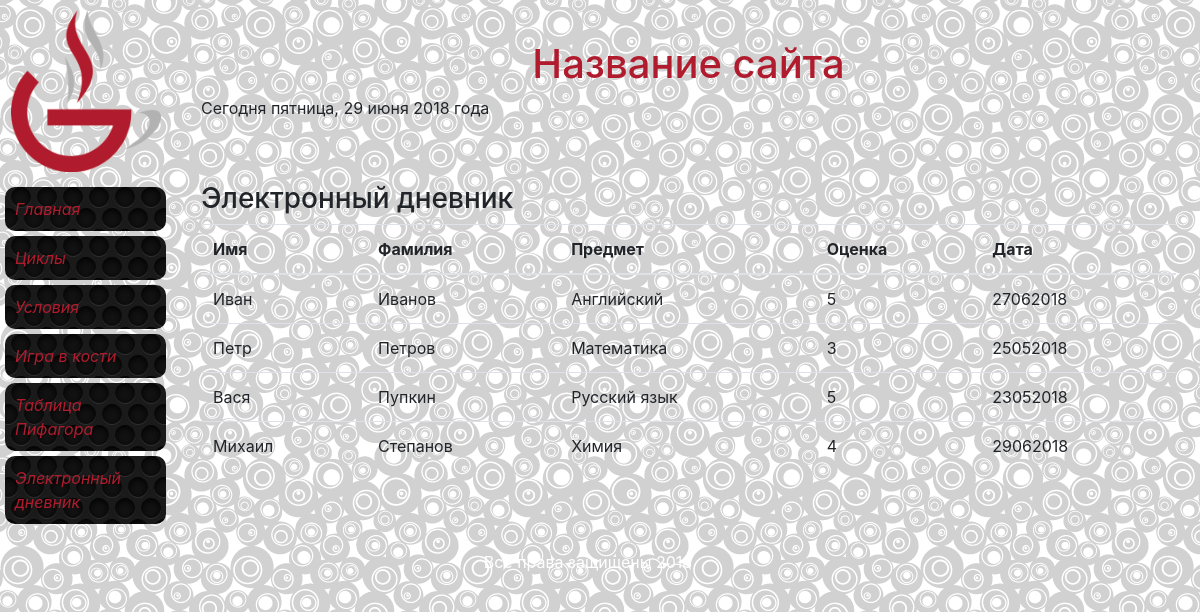
Page /dnevnik.php on the committed database.
### tables this page shows
CREATE TABLE `magazine` (
  `id` int(2) NOT NULL AUTO_INCREMENT,
  `name` varchar(255) NOT NULL,
  `surname` varchar(255) NOT NULL,
  `subject` varchar(255) NOT NULL,
  `mark` int(1) NOT NULL,
  `date` int(11) DEFAULT NULL,
  PRIMARY KEY (`id`)
);

### dnevnik.php (the view)
<?php
require_once "header.php";
require_once "body.php";
$names = dbConnect("SELECT * FROM magazine");
while ($row = mysqli_fetch_assoc($names))
{
    $name[] = $row;
}
?>
<h3>Электронный дневник</h3>
    <table class="table">
    <thead>
        <tr>
            <th scope="col">Имя</th>
            <th scope="col">Фамилия</th>
            <th scope="col">Предмет</th>
            <th scope="col">Оценка</th>
            <th scope="col">Дата</th>
        </tr>
    </thead>
    <tbody>
             <?php
            foreach ($name as $value)
            {
                echo "<tr>";
                echo "<td>{$value['name']}</td>";
                echo "<td>{$value['surname']}</td>";
                echo "<td>{$value['subject']}</td>";
                echo "<td>{$value['mark']}</td>";
                echo "<td>{$value['date']}</td>";
                echo "</tr>";
            }
           ?>
    </tbody>
    </table>
<?php
require_once "footer.php";

### header.php (shortened to what this page needs)
<!DOCTYPE html>
<html>
<head>
    <link rel="stylesheet" href="https://stackpath.bootstrapcdn.com/bootstrap/4.1.1/css/bootstrap.min.css">
    <link href="style/style.css" rel="stylesheet" />
</head>

### body.php
<?php require_once "lib/function.php" ?>
<body>
<div class="row">
    <div class="col-md-2 logotip">
        <img src="img/logo.png" width="150px">
    </div>
    <div class="col-md-10 header">
        <h1>Название сайта</h1>
        <?php today();?>
    </div>
</div>
<div class="row">
    <div class="col-md-2">
        <?php require_once "menu.php"; ?>
    </div>
    <div class="col-md-10">

### lib/function.php (shortened to what this page needs)
<?php
function dbConnect($sql)
{
    $connection = mysqli_connect("localhost","justicerin",12345,"justicerin");
    mysqli_query($connection,"SET CHARSET utf8");
    if ($sql)
    {
        $result = mysqli_query($connection,$sql);
        return $result;
    }
}
function today ()
{
    $day["Sunday"] = "воскресенье";
    $day["Monday"] = "понедельник";
    $day["Tuesday"] ="вторник";
    $day["Wednesday"] ="среда";
    $day["Thursday"] = "четверг";
    $day["Friday"] = "пятница";
    $day["Saturday"] = "суббота";
    $month["January"] ="января";
    $month["February"] = "февраля";
    $month["March"] = "марта";
    $month["April"] = "апреля";
    $month["May"] = "мая";
    $month["June"] = "июня";
    $month["July"] = "июля";
    $month["August"] = "августа";
    $month["Septeber"] = "сентября";
    $month["October"] = "октября";
    $month["November"] = "ноября";
    $month["December"] = "декабря";
    echo "Сегодня ".$day[date(l)].", ".date(d)." ".$month[date(F)]." ".date(Y)." года" ;
}

### menu.php
<div id="leftmenu">
    <ul>
        <li><a href = "index.php">Главная</a></li>
        <li><a href = "for.php">Циклы</a></li>
        <li><a href = 'if.php'>Условия</a></li>
        <li><a href = 'kosti.php'>Игра в кости</a></li>
        <li><a href = 'pifagor.php'>Таблица Пифагора</a></li>
        <li><a href = 'dnevnik.php'>Электронный дневник</a></li>
    </ul>
</div>

### footer.php
    </div>
</div>
<div class="row">
    <div class="col-md-12 footer">
       Все права защищены <?=date(Y)?>
    </div>
</div>
</body>
</html>

### style/style.css (style rules this page uses)
body { background-color: azure; background: url("../img/background.png"); width: 98%; }
h1 { color: #B01C2E; text-align: center; }
.logotip { text-align: center; margin: 10px 0px; }
.header { padding-top: 40px; }
#leftmenu ul { list-style-type: none; margin-left: 0px; padding-left: 0px; }
#leftmenu a { background-color: aqua; background: url("../img/menua.png"); display: block; padding: 10px; color: #B01C2E; }
#leftmenu li a { margin: 5px; border-radius: 10px; font-style: italic; text-decoration: none; }
.footer { background: url("../img/menuahover.png"); color: white; padding: 10px; text-align: center; }

### rows in the picture
magazine: name "Иван", surname "Иванов", subject "Английский", mark "5", date "27062018"
magazine: name "Петр", surname "Петров", subject "Математика", mark "3", date "25052018"
magazine: name "Вася", surname "Пупкин", subject "Русский язык", mark "5", date "23052018"
magazine: name "Михаил", surname "Степанов", subject "Химия", mark "4", date "29062018"

### other values in the picture
$day[date(l)] "пятница"
date(d) "29"
$month[date(F)] "июня"
date(Y) "2018"
